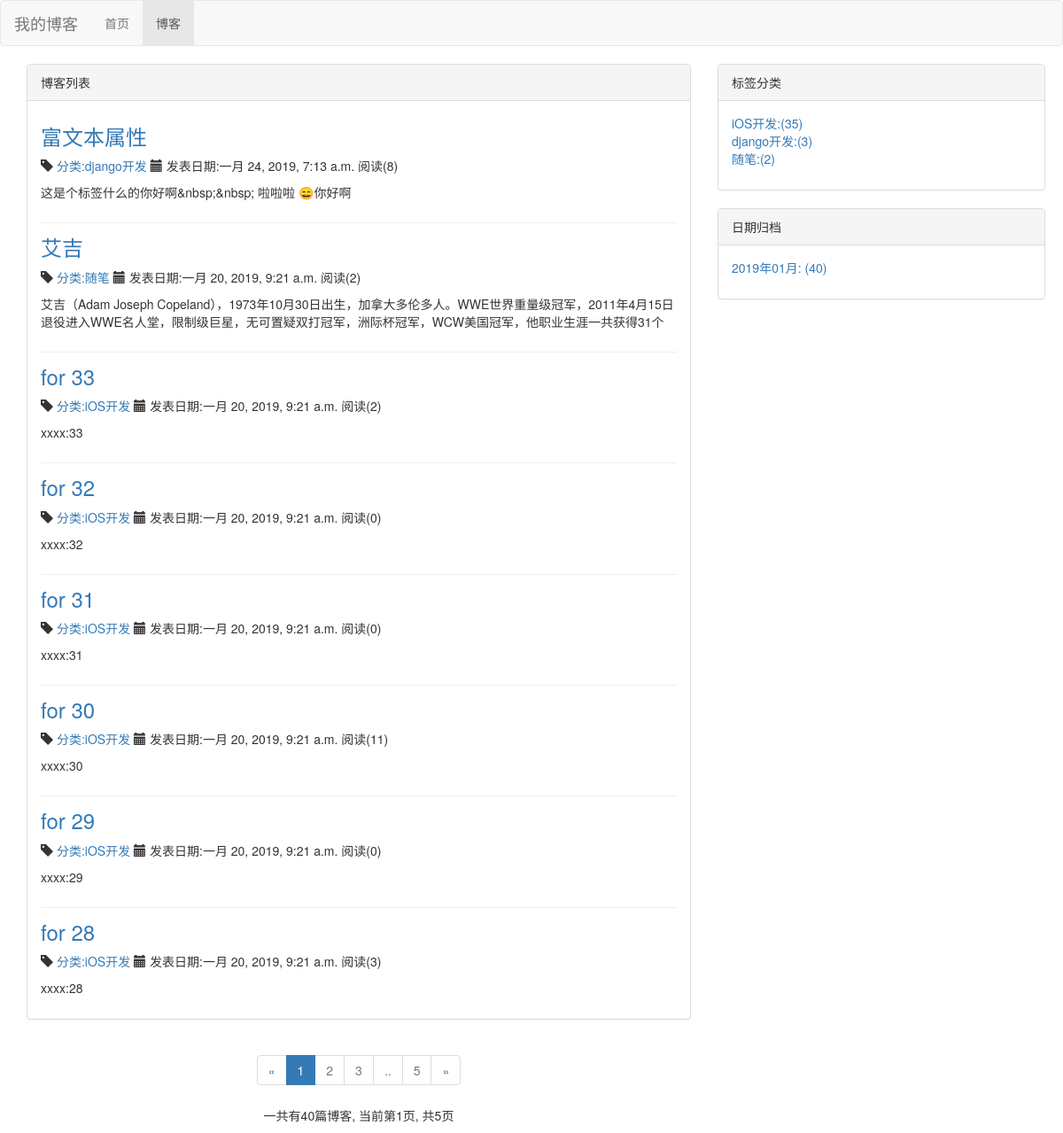
Screenshot of /blog/ with the database file from the repository.
### blog/models.py (models this page shows, shortened)
class Blog(models.Model, ReadNumExpand):
    title = models.CharField(max_length=50)
    blog_type = models.ForeignKey(BlogType, on_delete=models.DO_NOTHING)
    content = RichTextUploadingField()
    author = models.ForeignKey(User, on_delete=models.DO_NOTHING)
    create_time = models.DateTimeField(auto_now_add=True)
    last_updated_time = models.DateTimeField(auto_now=True)
    class Meta:
        ordering = ['-create_time']

class BlogType(models.Model):
    type_name = models.CharField(max_length =15)

### read_record/models.py (models this page shows)
class ReadNum(models.Model):
    read_num = models.IntegerField(default=0)
    content_type = models.ForeignKey(ContentType, on_delete=models.DO_NOTHING)
    object_id = models.PositiveIntegerField()
    content_object = GenericForeignKey('content_type', 'object_id')

### blog/views.py (the view)
# urls.py: path('', views.blog_list, name='blog_list'),
def blog_list(requset):
    blogs_all_list = Blog.objects.all()
    context = blog_parm_caculate({'blogs_all_list':blogs_all_list,'requset':requset} )
    return render_to_response('blog/blog_list.html', context)

### read_record/models.py (called while the page is built)
    def get_read_num(self):
        try:
            ct = ContentType.objects.get_for_model(self)
            readnum = ReadNum.objects.get(content_type=ct, object_id=self.pk)
            return readnum.read_num
        except exceptions.ObjectDoesNotExist:
            return 0

### blog/templates/blog/blog_list.html (shortened to what this page needs)
{%extends "base.html"%}
{% block nav_blog_active %}
active
{% endblock %}
{% load staticfiles %}
{% block header_extends %}
<link rel="stylesheet" href="{% static 'blog/blog.css' %}">
{% endblock %}
{% block content %}
<div class="container">
    <div class="row">
        <div class="col-xs-12 col-sm-8 col-md-8 col-lg-8">
            <div class="panel panel-default">
                <div class="panel-heading">{% block blog_list_title %}博客列表{% endblock %}</div>
                <div class="panel-body">
                    {% for blog in page_of_blogs.object_list %}
                    <div class="blog">
                        <a href="{% url 'blog_detail' blog.pk %}">
                            <h3>{{ blog.title }}</p></h3>
                        </a>
                        <p class="blog-info">
                            <span class="glyphicon glyphicon-tag" aria-hidden="true"></span>
                            <a href="{% url 'blog_with_type' blog.blog_type.pk %}">
                                分类:{{ blog.blog_type.type_name }}
                            </a>
                            <span class="glyphicon glyphicon-calendar" aria-hidden="true"></span>
                            发表日期:{{ blog.create_time }}
                            阅读({{ blog.get_read_num }})
                        </p>
                        <p>{{ blog.content|striptags|truncatechars:120 }}</p>
                    </div>
                    {% empty %}
                    <div class="blog">
                        <p>暂无博客,敬请期待</p>
                    </div>
                    {% endfor %}
                </div>
            </div>
            <div class="blog_page_pagination">
                <nav aria-label="Page navigation">
                    <ul class="pagination">
                        <li>
                            {% if page_of_blogs.has_previous %}
                            <a href="?page={{ page_of_blogs.previous_page_number }}" aria-label="Previous">
                                <span aria-hidden="true">&laquo;</span>
                            </a>
                            {% else %}
                            <span aria-hidden="true">&laquo;</span>
                            {% endif %}
                        </li>
                        {% for page_num in page_range %}
                        {% if page_of_blogs.number ==  page_num %}
                        <li class="active"><span>{{ page_num }}</span></li>
                        {% else %}
                        <li class="disabled"><a  href="?page={{ page_num }}">{{ page_num }}</a></li>
                        {% endif %}
                        {% endfor %}
                        <li>
                            {% if page_of_blogs.has_next %}
                            <a href="?page={{ page_of_blogs.next_page_number }}" aria-label="Next">
                                <span aria-hidden="true">&raquo;</span>
                            </a>
                            {% else %}
                            <span aria-hidden="true">&raquo;</span>
                            {% endif %}
                        </li>
                    </ul>
                    <p>一共有{{ page_of_blogs.paginator.count }}篇博客, 当前第{{ page_of_blogs.number  }}页, 共{{ page_of_blogs.paginator.num_pages }}页</p>
                </nav>
            </div>
        </div>
        <div class="row">
            <div class="hidden-xs col-sm-4 col-md-4 col-lg-4">
                <div class="panel panel-default">
                    <div class="panel-heading">标签分类</div>
                    <div class="panel-body">
                        <ul class="blog-types">
                            {% for blog_type in blog_types %}
                            <li><a href="{% url 'blog_with_type' blog_type.pk %}">{{ blog_type.type_name }}:({{ blog_type.type_blog_num }})</a></li>
                            {% empty %}
                            <li>暂无分类</li>
                            {% endfor %}
                        </ul>
                    </div>
                </div>
                <div class="panel panel-default">
                    <div class="panel-heading">日期归档</div>
                    <div class="panel-body">
                        <ul class="blog-types">
                            {% for blog_date,blog_count in blog_dates.items %}
                            <li><a href="{% url 'blog_with_date' blog_date.year blog_date.month %}">{{ blog_date|date:"Y年m月" }}: ({{ blog_count }})</a></li>
                            {% empty %}
                            <li>暂无分类</li>
                            {% endfor %}
                        </ul>
                    </div>
                </div>
            </div>
        </div>
    </div>
</div>
{% endblock %}

### static/base.css (style rules this page uses)
* { padding: 0; margin: 0; }

### blog/static/blog/blog.css (style rules this page uses)
ul.blog-types { list-style: none; }
div.blog:not(:last-child) { margin-bottom: 1em; border-bottom: 1px solid#eee; padding-bottom: 1em; }
div.blog h3 { margin-top: 0.5em; }
div.blog_page_pagination { text-align: center; }

### rows the page displays
Blog: title "富文本属性", blog_type.type_name "django开发", create_time "一月 24, 2019, 7:13 a.m.", get_read_num "8", content "这是个标签什么的你好啊&nbsp;&nbsp; 啦啦啦 😄你好啊"
Blog: title "艾吉", blog_type.type_name "随笔", create_time "一月 20, 2019, 9:21 a.m.", get_read_num "2", content "艾吉（Adam Joseph Copeland），1973年10月30日出生，加拿大多伦多人。WWE世界重量级冠军，2011年4月15日退役进入WWE名人堂，限制级巨星，无可置疑双打冠军，洲际杯冠军，WCW美国冠军，他职业生涯一共获得31个"
Blog: title "for 33", blog_type.type_name "iOS开发", create_time "一月 20, 2019, 9:21 a.m.", get_read_num "2", content "xxxx:33"
Blog: title "for 32", blog_type.type_name "iOS开发", create_time "一月 20, 2019, 9:21 a.m.", get_read_num "0", content "xxxx:32"
Blog: title "for 31", blog_type.type_name "iOS开发", create_time "一月 20, 2019, 9:21 a.m.", get_read_num "0", content "xxxx:31"
Blog: title "for 30", blog_type.type_name "iOS开发", create_time "一月 20, 2019, 9:21 a.m.", get_read_num "11", content "xxxx:30"
Blog: title "for 29", blog_type.type_name "iOS开发", create_time "一月 20, 2019, 9:21 a.m.", get_read_num "0", content "xxxx:29"
Blog: title "for 28", blog_type.type_name "iOS开发", create_time "一月 20, 2019, 9:21 a.m.", get_read_num "3", content "xxxx:28"
BlogType: type_name "iOS开发", type_blog_num "35"
BlogType: type_name "django开发", type_blog_num "3"
BlogType: type_name "随笔", type_blog_num "2"

### other values shown
{{ page_num }} "1"
{{ page_num }} "2" "3" ".." "5"
{{ page_of_blogs.paginator.count }} "40"
{{ page_of_blogs.number }} "1"
{{ page_of_blogs.paginator.num_pages }} "5"
{{ blog_date|date:"Y年m月" }} "2019年01月"
{{ blog_count }} "40"
